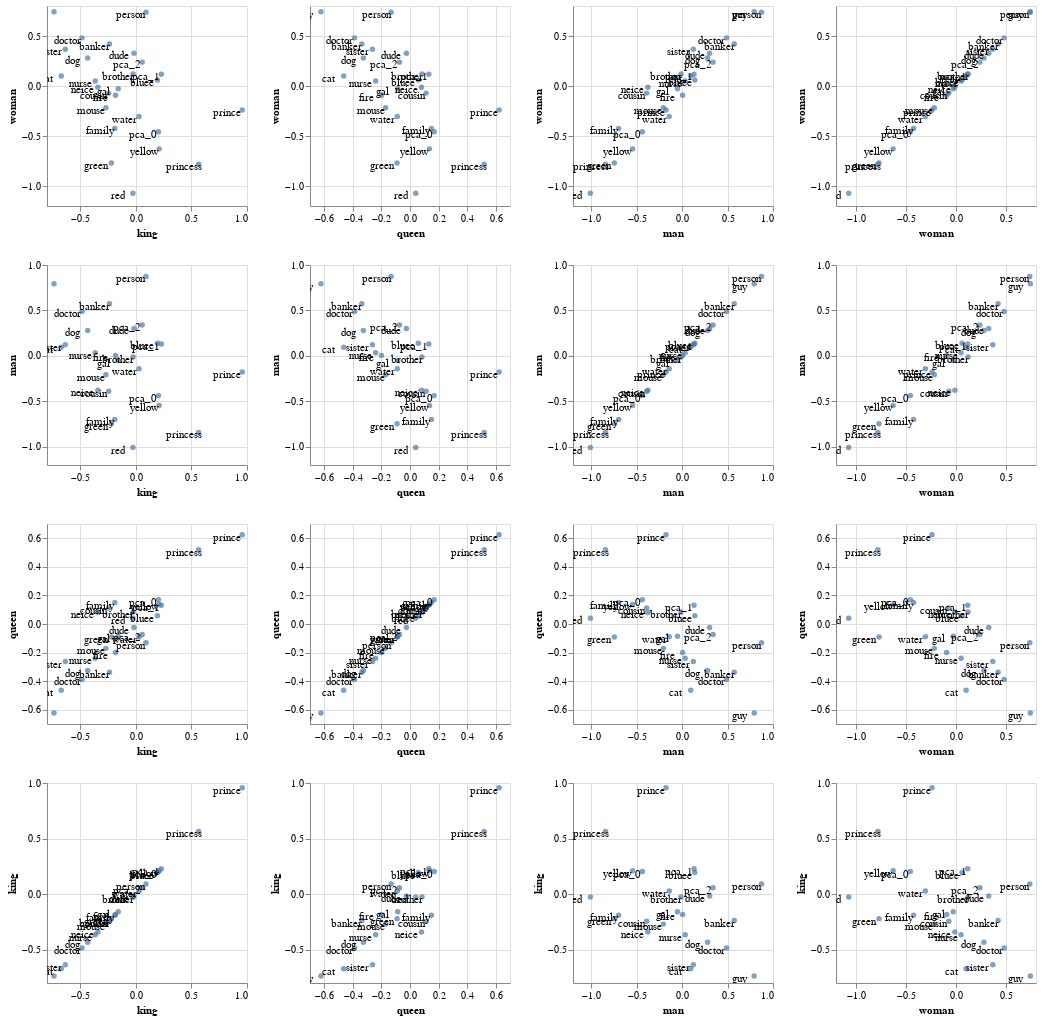

Source (notebook cell):
### Markdown cell above
What is particularily interesting here is the pca axes. They seem to encode information and can we attempt an understanding by glancing at it.

But the overlap makes it hard to read. So let's apply one more transformation here.

### Code cell
from whatlies.transformers import noise 

(emb
 .transform(pca(3))
 .transform(noise(1))
 .plot_interactive_matrix('king', 'queen', 'man', 'woman', annot=True, width=200, height=200))

### Figure 1 — Vega-Lite specification as saved in the notebook (floating-point values rounded to 4 significant figures)
{"config": {"view": {"continuousWidth": 400, "continuousHeight": 300}}, "repeat": {"column": ["king", "queen", "man", "woman"], "row": ["woman", "man", "queen", "king"]}, "spec": {"layer": [{"mark": "circle", "encoding": {"text": {"type": "nominal", "field": "original"}, "tooltip": [{"type": "nominal", "field": "name"}, {"type": "nominal", "field": "original"}], "x": {"type": "quantitative", "field": {"repeat": "column"}}, "y": {"type": "quantitative", "field": {"repeat": "row"}}}, "selection": {"selector009": {"type": "interval", "bind": "scales", "encodings": ["x", "y"]}}}, {"mark": {"type": "text", "color": "black", "dx": -15, "dy": 3}, "encoding": {"text": {"type": "nominal", "field": "original"}, "tooltip": [{"type": "nominal", "field": "name"}, {"type": "nominal", "field": "original"}], "x": {"type": "quantitative", "field": {"repeat": "column"}}, "y": {"type": "quantitative", "field": {"repeat": "row"}}}}], "data": {"name": "data-55f102e15795747443dbb6c654a08f6a"}, "height": 200, "width": 200}, "$schema": "https://vega.github.io/schema/vega-lite/v4.0.2.json", "datasets": {"data-55f102e15795747443dbb6c654a08f6a": [{"king": 0.9572, "queen": 0.624, "man": -0.1771, "woman": -0.2401, "name": "prince", "original": "prince"}, {"king": 0.5647, "queen": 0.5193, "man": -0.8422, "woman": -0.7815, "name": "princess", "original": "princess"}, {"king": -0.3658, "queen": -0.2404, "man": 0.03375, "woman": 0.05054, "name": "nurse", "original": "nurse"}, {"king": -0.4847, "queen": -0.3879, "man": 0.4892, "woman": 0.4813, "name": "doctor", "original": "doctor"}, {"king": -0.2375, "queen": -0.3371, "man": 0.5736, "woman": 0.4208, "name": "banker", "original": "banker"}, {"king": -0.2452, "queen": 0.1128, "man": -0.3895, "woman": -0.07124, "name": "cousin", "original": "cousin"}, {"king": -0.3417, "queen": 0.08067, "man": -0.3765, "woman": -0.01157, "name": "neice", "original": "neice"}, {"king": -0.01726, "queen": -0.02513, "man": 0.3027, "woman": 0.3273, "name": "dude", "original": "dude"}, {"king": -0.7371, "queen": -0.6234, "man": 0.7931, "woman": 0.7434, "name": "guy", "original": "guy"}, {"king": -0.1589, "queen": -0.08568, "man": -0.05088, "woman": -0.02781, "name": "gal", "original": "gal"}, {"king": -0.1832, "queen": -0.2002, "man": 0.005801, "woman": -0.09353, "name": "fire", "original": "fire"}, {"king": -0.434, "queen": -0.3263, "man": 0.2803, "woman": 0.2792, "name": "dog", "original": "dog"}, {"king": -0.6719, "queen": -0.4642, "man": 0.09542, "woman": 0.1007, "name": "cat", "original": "cat"}, {"king": -0.2701, "queen": -0.1706, "man": -0.2062, "woman": -0.2169, "name": "mouse", "original": "mouse"}, {"king": -0.02643, "queen": 0.04007, "man": -1.009, "woman": -1.073, "name": "red", "original": "red"}, {"king": 0.194, "queen": 0.05828, "man": 0.1398, "woman": 0.06091, "name": "bluee", "original": "bluee"}, {"king": -0.2206, "queen": -0.09043, "man": -0.7455, "woman": -0.7701, "name": "green", "original": "green"}, {"king": 0.2094, "queen": 0.1367, "man": -0.5443, "woman": -0.6287, "name": "yellow", "original": "yellow"}, {"king": 0.02852, "queen": -0.08916, "man": -0.1414, "woman": -0.3059, "name": "water", "original": "water"}, {"king": 0.09096, "queen": -0.132, "man": 0.8738, "woman": 0.7379, "name": "person", "original": "person"}, {"king": -0.1898, "queen": 0.15, "man": -0.6982, "woman": -0.424, "name": "family", "original": "family"}, {"king": -0.02492, "queen": 0.08361, "man": -0.01185, "woman": 0.1204, "name": "brother", "original": "brother"}, {"king": -0.6355, "queen": -0.2629, "man": 0.1238, "woman": 0.3681, "name": "sister", "original": "sister"}, {"king": 0.2029, "queen": 0.1693, "man": -0.4369, "woman": -0.4568, "name": "pca_0", "original": "pca_0"}, {"king": 0.2286, "queen": 0.1316, "man": 0.1309, "woman": 0.1169, "name": "pca_1", "original": "pca_1"}, {"king": 0.05629, "queen": -0.07397, "man": 0.3406, "woman": 0.2387, "name": "pca_2", "original": "pca_2"}]}}
